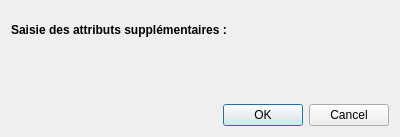
<?xml version="1.0" encoding="UTF-8"?>
<ui version="4.0">
 <class>ONF_ActionManualInventoryAttributesDialog</class>
 <widget class="QDialog" name="ONF_ActionManualInventoryAttributesDialog">
  <property name="geometry">
   <rect>
    <x>0</x>
    <y>0</y>
    <width>400</width>
    <height>137</height>
   </rect>
  </property>
  <property name="windowTitle">
   <string>Dialog</string>
  </property>
  <layout class="QVBoxLayout" name="verticalLayout">
   <item>
    <widget class="QWidget" name="wid_attr" native="true">
     <property name="sizePolicy">
      <sizepolicy hsizetype="Expanding" vsizetype="Expanding">
       <horstretch>0</horstretch>
       <verstretch>0</verstretch>
      </sizepolicy>
     </property>
     <layout class="QGridLayout" name="gridLayout">
      <property name="leftMargin">
       <number>0</number>
      </property>
      <property name="topMargin">
       <number>0</number>
      </property>
      <property name="rightMargin">
       <number>0</number>
      </property>
      <property name="bottomMargin">
       <number>0</number>
      </property>
      <item row="1" column="0">
       <widget class="QLabel" name="label">
        <property name="text">
         <string>&lt;b&gt;Saisie des attributs supplémentaires :&lt;/b&gt;</string>
        </property>
       </widget>
      </item>
      <item row="2" column="0">
       <spacer name="verticalSpacer_2">
        <property name="orientation">
         <enum>Qt::Vertical</enum>
        </property>
        <property name="sizeType">
         <enum>QSizePolicy::Fixed</enum>
        </property>
        <property name="sizeHint" stdset="0">
         <size>
          <width>20</width>
          <height>5</height>
         </size>
        </property>
       </spacer>
      </item>
      <item row="2" column="1">
       <spacer name="verticalSpacer_3">
        <property name="orientation">
         <enum>Qt::Vertical</enum>
        </property>
        <property name="sizeType">
         <enum>QSizePolicy::Fixed</enum>
        </property>
        <property name="sizeHint" stdset="0">
         <size>
          <width>20</width>
          <height>5</height>
         </size>
        </property>
       </spacer>
      </item>
     </layout>
    </widget>
   </item>
   <item>
    <spacer name="verticalSpacer">
     <property name="orientation">
      <enum>Qt::Vertical</enum>
     </property>
     <property name="sizeHint" stdset="0">
      <size>
       <width>20</width>
       <height>40</height>
      </size>
     </property>
    </spacer>
   </item>
   <item>
    <widget class="QDialogButtonBox" name="buttonBox">
     <property name="orientation">
      <enum>Qt::Horizontal</enum>
     </property>
     <property name="standardButtons">
      <set>QDialogButtonBox::Cancel|QDialogButtonBox::Ok</set>
     </property>
    </widget>
   </item>
  </layout>
 </widget>
 <resources/>
 <connections>
  <connection>
   <sender>buttonBox</sender>
   <signal>accepted()</signal>
   <receiver>ONF_ActionManualInventoryAttributesDialog</receiver>
   <slot>accept()</slot>
   <hints>
    <hint type="sourcelabel">
     <x>248</x>
     <y>254</y>
    </hint>
    <hint type="destinationlabel">
     <x>157</x>
     <y>274</y>
    </hint>
   </hints>
  </connection>
  <connection>
   <sender>buttonBox</sender>
   <signal>rejected()</signal>
   <receiver>ONF_ActionManualInventoryAttributesDialog</receiver>
   <slot>reject()</slot>
   <hints>
    <hint type="sourcelabel">
     <x>316</x>
     <y>260</y>
    </hint>
    <hint type="destinationlabel">
     <x>286</x>
     <y>274</y>
    </hint>
   </hints>
  </connection>
 </connections>
</ui>
